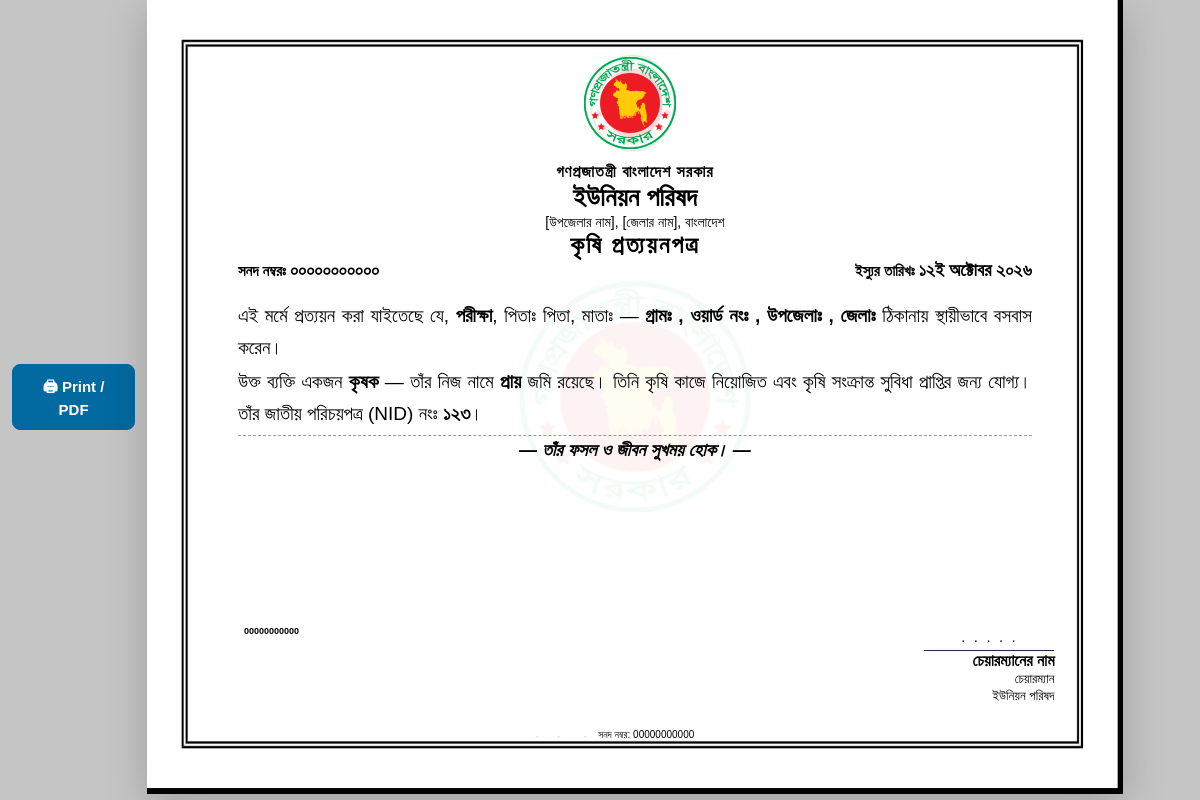
Screenshot of /Entrepreneur/panel/view.php?id=1 (signed in) with the database file from the repository.
### tables this page shows
CREATE TABLE document_logs (
        id INTEGER PRIMARY KEY AUTOINCREMENT,
        user_id INT NOT NULL,
        tool_key TEXT NOT NULL,
        ref TEXT DEFAULT '',
        dob TEXT DEFAULT '',
        photo TEXT DEFAULT '',
        signature TEXT DEFAULT '',
        data TEXT,
        created_at DATETIME DEFAULT CURRENT_TIMESTAMP
    , cert_no TEXT, status VARCHAR(32) NOT NULL DEFAULT 'valid', office TEXT);

### src/bootstrap.php (called while the page is built, shortened)
<?php
if (!function_exists('e')) {
    function e($v): string
    {
        return htmlspecialchars((string) $v, ENT_QUOTES | ENT_SUBSTITUTE, 'UTF-8', false);
    }
}

### genaretor/prottoyon/render.php (the view, shortened to what this page needs)
<!DOCTYPE html>
<html lang="bn">
<head>
<link href="https://fonts.maateen.me/solaiman-lipi/font.css" rel="stylesheet">
<link href="assets/css/certificate.css?v=1" rel="stylesheet">
</head>
<body>
<?php if (($actionsHtml ?? '') !== ''): ?>
<div class="cv-actions"><?= $actionsHtml ?></div>
<?php endif; ?>
<div class="cert">
    <div class="watermark"><img src="assets/images/gov_logo.png" alt="জলছাপ"></div>
    <div class="header">
        <div class="header-logo"><img src="<?= e($union->logo_url) ?>" alt="গণপ্রজাতন্ত্রী বাংলাদেশ সরকার"></div>
        <div class="header-right">
            <div class="govt-tagline">গণপ্রজাতন্ত্রী বাংলাদেশ সরকার</div>
            <div class="org-name"><?= e($union->name_bn) ?></div>
            <div class="org-addr"><?= e($union->upazila_name) ?>, <?= e($union->district_name) ?>, বাংলাদেশ</div>
        </div>
    </div>
    <div class="cert-title-row"><span class="cert-type"><?= e($certType->name_bn) ?></span></div>
    <div class="meta">
        <div class="meta-item"><span class="meta-label">সনদ নম্বরঃ</span> <span class="meta-value"><?= e(en2bnNumber($refNo)) ?></span></div>
        <div class="meta-item"><span class="meta-label">ইস্যুর তারিখঃ</span> <span class="meta-value"><?= e(prottoyon_formatDate($certificate->issue_date)) ?></span></div>
    </div>
    <div class="main"><div class="left-col"><?php include $fragFile; ?></div></div>
    <div class="footer-box">
        <div class="footer">
            <div class="qr-section">
                <div class="qr-label"><?= e($refNo) ?></div>
            </div>
            <div class="sig">
                <div class="sig-line"><span class="sig-dots">· · · · ·</span></div>
                <div class="sig-name"><?= e($chairman) ?></div>
                <div class="sig-role"><?= $union->office_type === 'union' ? 'চেয়ারম্যান' : 'প্রশাসক' ?></div>
                <div class="sig-role"><?= e($union->name_bn) ?></div>
            </div>
        </div>
        <div class="bottom-bar">সনদ নম্বর: <?= e($refNo) ?></div>
    </div>
</div>
</body>
</html>

### genaretor/prottoyon/template/agriculture.php (shortened to what this page needs)
<?php
$user = $user ?? null;
?>
<div class="cert-text cert-text-block">
  এই মর্মে প্রত্যয়ন করা যাইতেছে যে, <strong><?= e($user->name_bn ?? 'নাম') ?></strong>,
  পিতাঃ <?= e($user->father_name ?? 'পিতার নাম') ?>,
  মাতাঃ <?= e($user->mother_name ?? 'মাতার নাম') ?> —
  <strong>গ্রামঃ <?= e($user->village ?? 'গ্রামের নাম') ?>, ওয়ার্ড নংঃ <?= e($user->ward_no ?? '০১') ?>,
  উপজেলাঃ <?= e($user->upazila_name ?? 'উপজেলার নাম') ?>, জেলাঃ <?= e($user->district_name ?? 'জেলার নাম') ?></strong>
  ঠিকানায় স্থায়ীভাবে বসবাস করেন।
</div>
<div class="cert-text">
  উক্ত ব্যক্তি একজন <strong>কৃষক</strong> — তাঁর নিজ নামে <strong><?= e($user->land_amount ?: 'প্রায়') ?></strong> জমি রয়েছে।
  তিনি কৃষি কাজে নিয়োজিত এবং কৃষি সংক্রান্ত সুবিধা প্রাপ্তির জন্য যোগ্য।
  তাঁর জাতীয় পরিচয়পত্র (NID) নংঃ <strong><?= e(en2bnNumber($user->nid ?? '') ?: 'N/A') ?></strong>।
</div>
<p class="wish">— তাঁর ফসল ও জীবন সুখময় হোক। —</p>

### genaretor/prottoyon/assets/css/certificate.css (style rules this page uses)
*, *::before, *::after { box-sizing: border-box; margin: 0; padding: 0; }
html, body { width: 297mm; height: 210mm; background: #c5c5c5; display: flex; justify-content: center; align-items: center; font-family: 'SolaimanLipi', 'Lohit Bengali', Arial, sans-serif; color: #000; }
.cert { width: 297mm; height: 210mm; background: url('../images/certificate_bg.jpg') no-repeat center/100% 100%; position: relative; display: flex; flex-direction: column; box-shadow: 0 10px 40px rgba(0,0,0,0.2); }
.watermark { position: absolute; top: 50%; left: 50%; transform: translate(-50%, -50%); width: 250px; height: 250px; opacity: 0.05; z-index: 0; pointer-events: none; }
.watermark img { width: 100%; height: 100%; object-fit: contain; }
.header { display: flex; flex-direction: column; align-items: center; padding: 14mm 10mm 0; position: relative; z-index: 1; flex-shrink: 0; background: transparent; }
.header-right { display: flex; flex-direction: column; align-items: center; gap: 1px; }
.header-logo { margin-bottom: 6px; margin-left: -10px; }
.header-logo img { width: 100px; height: 100px; object-fit: contain; }
.govt-tagline { font-size: 16px; font-weight: bold; color: #000; letter-spacing: 1px; }
.org-name { font-size: 26px; font-weight: bold; color: #000; line-height: 1.2; text-align: center; }
.org-addr { font-size: 14px; color: #000; text-align: center; }
.cert-title-row { display: flex; align-items: center; justify-content: center; gap: 10px; padding: 0.1mm 30mm 0; z-index: 1; flex-shrink: 0; }
.cert-title-row .cert-type { font-size: 24px; font-weight: bold; color: #000; letter-spacing: 2px; }
.meta { display: flex; justify-content: space-between; align-items: center; padding: 0.2mm 24mm 0; font-size: 21px; color: #000; position: relative; z-index: 1; flex-shrink: 0; background: transparent; }
.meta-item { display: flex; align-items: center; gap: 4px; }
.meta-label { color: #000; font-weight: bold; font-size: 15px; }
.meta-value { color: #000; font-weight: bold; font-size: 18px; }
.main { display: flex; position: relative; z-index: 1; }
.left-col { flex: 1; padding: 5mm 24mm 0; display: flex; flex-direction: column; justify-content: flex-start; gap: 1px; }
.cert-text { font-size: 19px; color: #000; line-height: 1.7; text-align: justify; }
.cert-text strong { color: #000; font-weight: 700; }
.wish { font-size: 18px; color: #000; text-align: center; font-style: italic; margin-top: 4px; padding-top: 4px; border-top: 1px dashed #999; font-weight: bold; }
.footer-box { position: absolute; bottom: 10mm; left: 10mm; right: 10mm; padding: 0.5mm 8mm 4mm 14mm; z-index: 1; }
.footer { display: flex; justify-content: space-between; background: transparent; }
.sig { display: flex; flex-direction: column; align-items: flex-end; gap: 1px; margin-left: auto; align-self: flex-end; margin-bottom: 10px; }
.sig-line { width: 130px; height: 30px; border-bottom: 1.5px solid #1a2e4a; display: flex; align-items: flex-end; justify-content: center; }
.sig-dots { font-size: 14px; color: #000; letter-spacing: 2px; margin-bottom: 2px; }
.sig-name { font-size: 16px; font-weight: bold; color: #000; text-align: center; }
.sig-role { font-size: 13px; color: #000; text-align: center; }
.footer .qr-section { margin-right: auto; }
.qr-section { display: flex; flex-direction: column; align-items: center; gap: 2px; padding: 3px 6px; border: none; background: transparent; }
.qr-label { font-size: 9px; color: #000; font-weight: bold; text-align: center; }
.bottom-bar { background: transparent; color: #000; font-size: 10px; text-align: center; padding: 4mm 0 0; }

### genaretor/prottoyon/render.php (style rules this page uses)
.cv-actions { max-width: 297mm; margin: 14px auto; padding: 0 12px; display: flex; gap: 10px; justify-content: center; font-family: system-ui, sans-serif; }

### rows the page displays
document_logs: tool_key "কৃষি প্রত্যয়নপত্র", cert_no "০০০০০০০০০০০", created_at "১২ই অক্টোবর ২০২৬", data "পরীক্ষা", data "পিতা", data+ref "১২৩", cert_no "00000000000"

### other values shown
$union->name_bn "ইউনিয়ন পরিষদ"
$union->upazila_name "[উপজেলার নাম]"
$union->district_name "[জেলার নাম]"
$user->land_amount ?: 'প্রায়' "প্রায়"
$chairman "চেয়ারম্যানের নাম"
